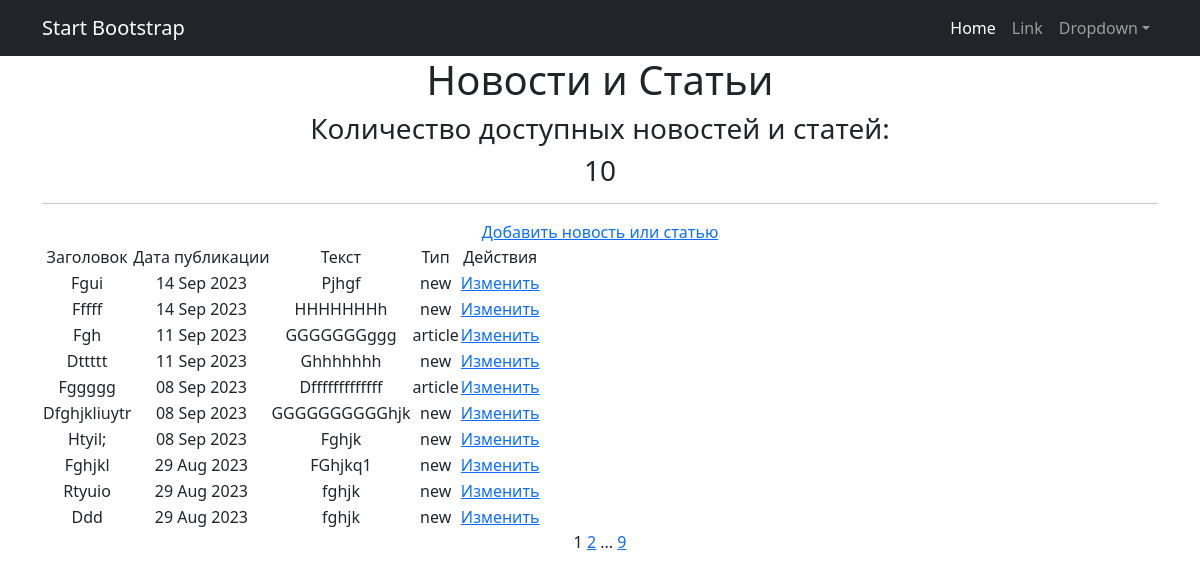
Page /news/ (signed in) on the committed database.
### news/models.py (models this page shows, shortened)
class Post(models.Model):
    POSITIONS = [
        ('new', 'Новость'),
        ('article','Статья' )
    ]
    autor = models.ForeignKey(Author, on_delete=models.CASCADE)
    type = models.CharField(max_length=20, choices=POSITIONS, default='new')
    dateCreation = models.DateTimeField(auto_now_add=True)
    category = models.ForeignKey(Category, on_delete=models.CASCADE, null=True,blank=True)
    title = models.CharField(max_length=255)
    text = models.TextField()
    rating = models.SmallIntegerField(default=0)

### news/views.py (the view)
# urls.py: path('news/', ProductsList.as_view(),name='product_list'),
class ProductsList(ListView):
    model = Post
    ordering = '-dateCreation'
    template_name = 'news.html'
    context_object_name = 'news'
    paginate_by = 10
    def get_queryset(self):
            queryset = super().get_queryset()
            self.filterset = ProductFilter(self.request.GET, queryset)
            return self.filterset.qs
    def get_context_data(self, **kwargs):
            context = super().get_context_data(**kwargs)
            context['filterset'] = self.filterset
            return context

### news/templatetags/custom_filters.py (called while the page is built)
@register.filter()
def censor(value):
    bad_words = ['idiot', 'stupid', 'donkey', 'Stupid']
    if not isinstance(value, str):
        raise TypeError(f"unresolved type '{type(value)}' expected  type 'str'")
    for word in value.split():
        if word.lower() in bad_words:
            value = value.replace(word, f"{word[0]}{'*' * (len(word) - 1)}")
    return value

### templates/news.html (shortened to what this page needs)
{% extends 'flatpages/default.html' %}
{% load custom_filters %}!
{% load custom_tags %}
{% block content %}
   <h1>Новости и Статьи</h1>
   <h3>Количество доступных новостей и статей:</h3><h3>{{ news|length }}</h3>
   <hr>
   {% if perms.simpleapp.add_product %}
    <a href="{% url 'product_create' %}">Добавить новость или статью</a>
   {% endif %}
   {% if news %}
       <table>
           <tr>
               <td>Заголовок</td>
               <td>Дата публикации</td>
               <td>Текст</td>
               <td>Тип</td>
               {% if perms.simpleapp.change_product or perms.simpleapp.delete_product %}
               <td>Действия</td>
               {% endif %}
           </tr>
           {% for post in news %}
           <tr>
               <td>{{ post.title|censor }}</td>
               <td>{{ post.dateCreation|date:'d M Y' }}</td>
               <td>{{ post.text|censor|truncatechars:20 }}</td>
               <td>{{post.type}}</td>
               <td>
                    {% if perms.simpleapp.change_post %}
                    <a href="{% url 'product_update' pk=post.id %}">Изменить</a>
                    </td>
                    {% endif %}
           </tr>
           {% endfor %}
       </table>
   {% else %}
       <h2>Новостей нет!</h2>
   {% endif %}
   {{ page_obj.number }}
   {% if page_obj.has_next %}
       <a href="?page={{ page_obj.next_page_number }}">{{ page_obj.next_page_number }}</a>
       {% if paginator.num_pages != page_obj.next_page_number %}
           ...
           <a href="?page={{ page_obj.paginator.num_pages }}">{{ page_obj.paginator.num_pages }}</a>
       {% endif %}
   {% endif %}
{% endblock content %}

### rows in the picture
Post: title|censor "Fgui", dateCreation "14 Sep 2023", text|censor "Pjhgf", type "new"
Post: title|censor "Fffff", dateCreation "14 Sep 2023", text|censor "HHHHHHHh", type "new"
Post: title|censor "Fgh", dateCreation "11 Sep 2023", text|censor "GGGGGGGggg", type "article"
Post: title|censor "Dttttt", dateCreation "11 Sep 2023", text|censor "Ghhhhhhh", type "new"
Post: title|censor "Fggggg", dateCreation "08 Sep 2023", text|censor "Dfffffffffffff", type "article"
Post: title|censor "Dfghjkliuytr", dateCreation "08 Sep 2023", text|censor "GGGGGGGGGGhjk", type "new"
Post: title|censor "Htyil;", dateCreation "08 Sep 2023", text|censor "Fghjk", type "new"
Post: title|censor "Fghjkl", dateCreation "29 Aug 2023", text|censor "FGhjkq1", type "new"
Post: title|censor "Rtyuio", dateCreation "29 Aug 2023", text|censor "fghjk", type "new"
Post: title|censor "Ddd", dateCreation "29 Aug 2023", text|censor "fghjk", type "new"

### other values in the picture
{{ news|length }} "10"
{{ page_obj.number }} "1"
{{ page_obj.next_page_number }} "2"
{{ page_obj.paginator.num_pages }} "9"
